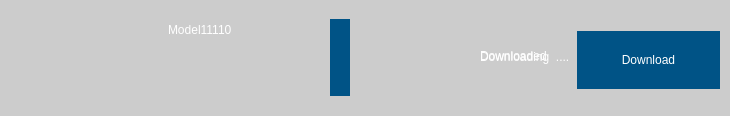
<?xml version="1.0" encoding="UTF-8"?>
<ui version="4.0">
 <class>ItemModelEx</class>
 <widget class="QWidget" name="ItemModelEx">
  <property name="geometry">
   <rect>
    <x>0</x>
    <y>0</y>
    <width>730</width>
    <height>116</height>
   </rect>
  </property>
  <property name="windowTitle">
   <string>Form</string>
  </property>
  <widget class="QWidget" name="background" native="true">
   <property name="geometry">
    <rect>
     <x>0</x>
     <y>0</y>
     <width>730</width>
     <height>116</height>
    </rect>
   </property>
   <property name="styleSheet">
    <string notr="true">#background{
	background-color: rgb(204, 204, 204);
}</string>
   </property>
   <widget class="QLabel" name="icon">
    <property name="geometry">
     <rect>
      <x>0</x>
      <y>18</y>
      <width>150</width>
      <height>88</height>
     </rect>
    </property>
    <property name="text">
     <string/>
    </property>
    <property name="scaledContents">
     <bool>true</bool>
    </property>
   </widget>
   <widget class="QLabel" name="text">
    <property name="geometry">
     <rect>
      <x>168</x>
      <y>19</y>
      <width>102</width>
      <height>22</height>
     </rect>
    </property>
    <property name="styleSheet">
     <string notr="true">font: 13pt &quot;Arial&quot;;
color: rgb(255, 255, 255);</string>
    </property>
    <property name="text">
     <string>Model11110</string>
    </property>
   </widget>
   <widget class="QLabel" name="label_3">
    <property name="geometry">
     <rect>
      <x>168</x>
      <y>45</y>
      <width>138</width>
      <height>51</height>
     </rect>
    </property>
    <property name="styleSheet">
     <string notr="true">font: 13pt &quot;Arial&quot;;
color: rgb(255, 255, 255);</string>
    </property>
    <property name="text">
     <string/>
    </property>
   </widget>
   <widget class="QProgressBar" name="progressBar">
    <property name="geometry">
     <rect>
      <x>330</x>
      <y>19</y>
      <width>390</width>
      <height>77</height>
     </rect>
    </property>
    <property name="styleSheet">
     <string notr="true">QProgressBar {
   border: 0px solid grey;
   border-radius: 5px;
   background-color: rgb(204, 204, 204);
}

QProgressBar::chunk {
	background-color: rgb(0, 83, 134);
   width: 20px;
}

QProgressBar {
   border: 0px solid grey;
   border-radius: 5px;
   text-align: center;
	color: rgb(255, 255, 255);
	font: 20pt &quot;Arial&quot;;
}</string>
    </property>
    <property name="value">
     <number>1</number>
    </property>
    <property name="orientation">
     <enum>Qt::Horizontal</enum>
    </property>
    <property name="format">
     <string>Downloading  ....</string>
    </property>
   </widget>
   <widget class="QWidget" name="widget" native="true">
    <property name="geometry">
     <rect>
      <x>330</x>
      <y>19</y>
      <width>390</width>
      <height>77</height>
     </rect>
    </property>
    <widget class="QPushButton" name="pushButton">
     <property name="geometry">
      <rect>
       <x>247</x>
       <y>12</y>
       <width>143</width>
       <height>58</height>
      </rect>
     </property>
     <property name="styleSheet">
      <string notr="true">background-color: rgb(0, 83, 134);
border: solid;
color: rgb(255, 255, 255);
font: 18pt &quot;Arial&quot;;</string>
     </property>
     <property name="text">
      <string>Download</string>
     </property>
    </widget>
    <widget class="QLabel" name="statetext">
     <property name="geometry">
      <rect>
       <x>150</x>
       <y>29</y>
       <width>79</width>
       <height>16</height>
      </rect>
     </property>
     <property name="styleSheet">
      <string notr="true">color: rgb(255, 255, 255);
font: 11pt &quot;MS Shell Dlg 2&quot;;</string>
     </property>
     <property name="text">
      <string>Downloaded</string>
     </property>
    </widget>
   </widget>
   <zorder>progressBar</zorder>
   <zorder>widget</zorder>
   <zorder>icon</zorder>
   <zorder>text</zorder>
   <zorder>label_3</zorder>
  </widget>
 </widget>
 <resources/>
 <connections/>
</ui>
